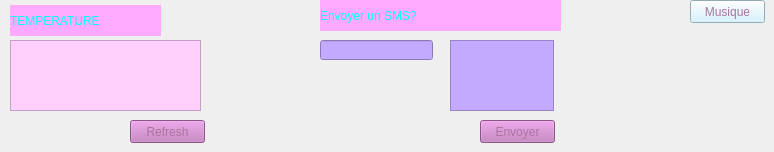
                <widget class="QWidget" name="tab_7">
                 <attribute name="title">
                  <string>Temperature</string>
                 </attribute>
                 <widget class="QPushButton" name="refresh">
                  <property name="geometry">
                   <rect>
                    <x>130</x>
                    <y>120</y>
                    <width>75</width>
                    <height>23</height>
                   </rect>
                  </property>
                  <property name="styleSheet">
                   <string notr="true">background-color: rgb(194, 119, 190);

font: 75 11pt &quot;MS Shell Dlg 2&quot;;


color: rgb(170, 115, 158);
</string>
                  </property>
                  <property name="text">
                   <string>Refresh</string>
                  </property>
                 </widget>
                 <widget class="QTextEdit" name="textEdit">
                  <property name="geometry">
                   <rect>
                    <x>10</x>
                    <y>40</y>
                    <width>191</width>
                    <height>71</height>
                   </rect>
                  </property>
                  <property name="styleSheet">
                   <string notr="true">background-color: rgb(255, 208, 252);
color: rgb(130, 206, 214);
</string>
                  </property>
                 </widget>
                 <widget class="QLabel" name="label_101">
                  <property name="geometry">
                   <rect>
                    <x>10</x>
                    <y>5</y>
                    <width>151</width>
                    <height>31</height>
                   </rect>
                  </property>
                  <property name="styleSheet">
                   <string notr="true">background-color: rgb(255, 170, 255);

color: rgb(0, 255, 255);
font: 57 14pt &quot;Hobo Std&quot;;</string>
                  </property>
                  <property name="text">
                   <string>TEMPERATURE</string>
                  </property>
                 </widget>
                 <widget class="QLineEdit" name="num_sms">
                  <property name="geometry">
                   <rect>
                    <x>320</x>
                    <y>40</y>
                    <width>113</width>
                    <height>20</height>
                   </rect>
                  </property>
                  <property name="styleSheet">
                   <string notr="true">background-color: rgb(196, 170, 255);</string>
                  </property>
                 </widget>
                 <widget class="QTextEdit" name="message_sms">
                  <property name="geometry">
                   <rect>
                    <x>450</x>
                    <y>40</y>
                    <width>104</width>
                    <height>71</height>
                   </rect>
                  </property>
                  <property name="styleSheet">
                   <string notr="true">background-color: rgb(196, 170, 255);</string>
                  </property>
                 </widget>
                 <widget class="QPushButton" name="envoyer_sms">
                  <property name="geometry">
                   <rect>
                    <x>480</x>
                    <y>120</y>
                    <width>75</width>
                    <height>23</height>
                   </rect>
                  </property>
                  <property name="styleSheet">
                   <string notr="true">background-color: rgb(194, 119, 190);

font: 75 11pt &quot;MS Shell Dlg 2&quot;;


color: rgb(170, 115, 158);
</string>
                  </property>
                  <property name="text">
                   <string>Envoyer</string>
                  </property>
                 </widget>
                 <widget class="QPushButton" name="musique_temp">
                  <property name="geometry">
                   <rect>
                    <x>690</x>
                    <y>0</y>
                    <width>75</width>
                    <height>23</height>
                   </rect>
                  </property>
                  <property name="styleSheet">
                   <string notr="true">background-color: rgb(205, 240, 255);
color: rgb(170, 115, 158);

font: 75 11pt &quot;MS Shell Dlg 2&quot;;
</string>
                  </property>
                  <property name="text">
                   <string>Musique</string>
                  </property>
                 </widget>
                 <widget class="QLabel" name="envoyerunsms">
                  <property name="geometry">
                   <rect>
                    <x>320</x>
                    <y>0</y>
                    <width>241</width>
                    <height>31</height>
                   </rect>
                  </property>
                  <property name="styleSheet">
                   <string notr="true">background-color: rgb(255, 170, 255);

color: rgb(0, 255, 255);

font: 57 14pt &quot;Hobo Std&quot;;</string>
                  </property>
                  <property name="text">
                   <string>Envoyer un SMS?</string>
                  </property>
                 </widget>
                </widget>
